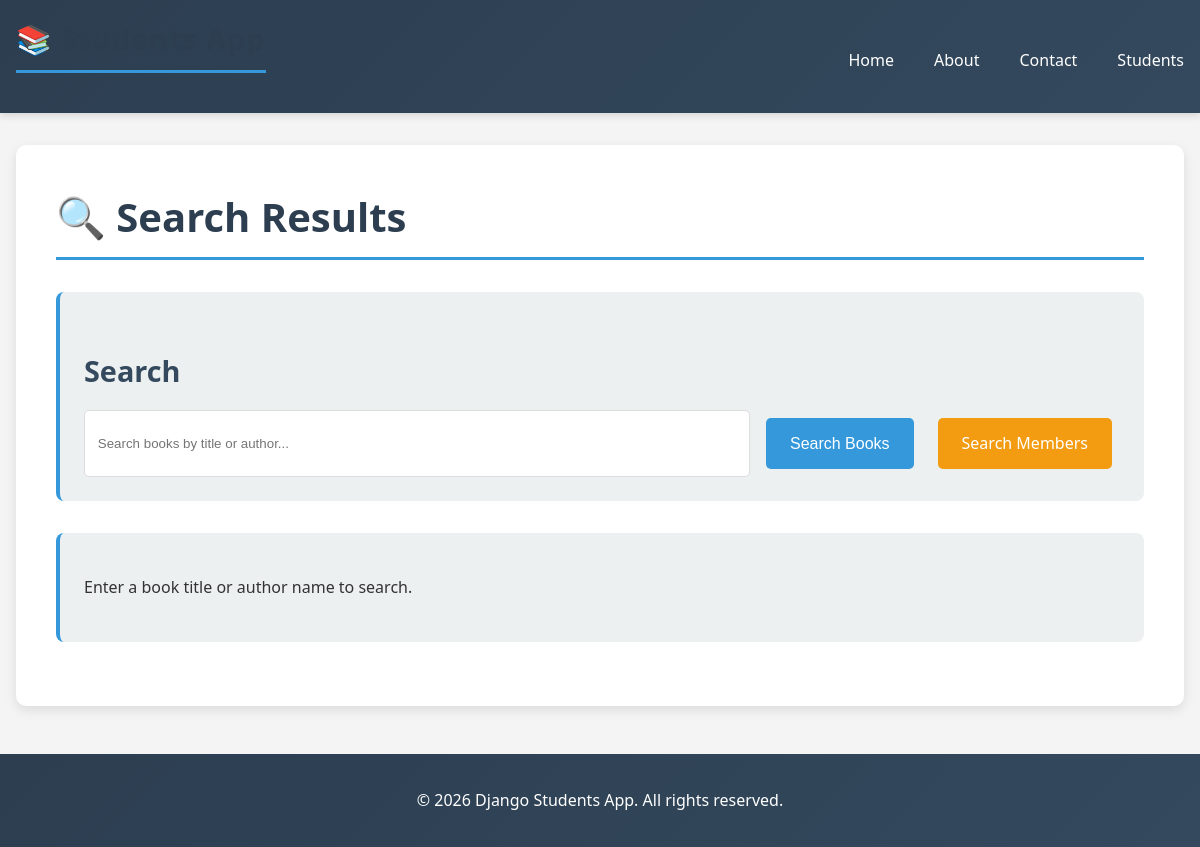
The page /library/search/books/ on the database as committed earlier.
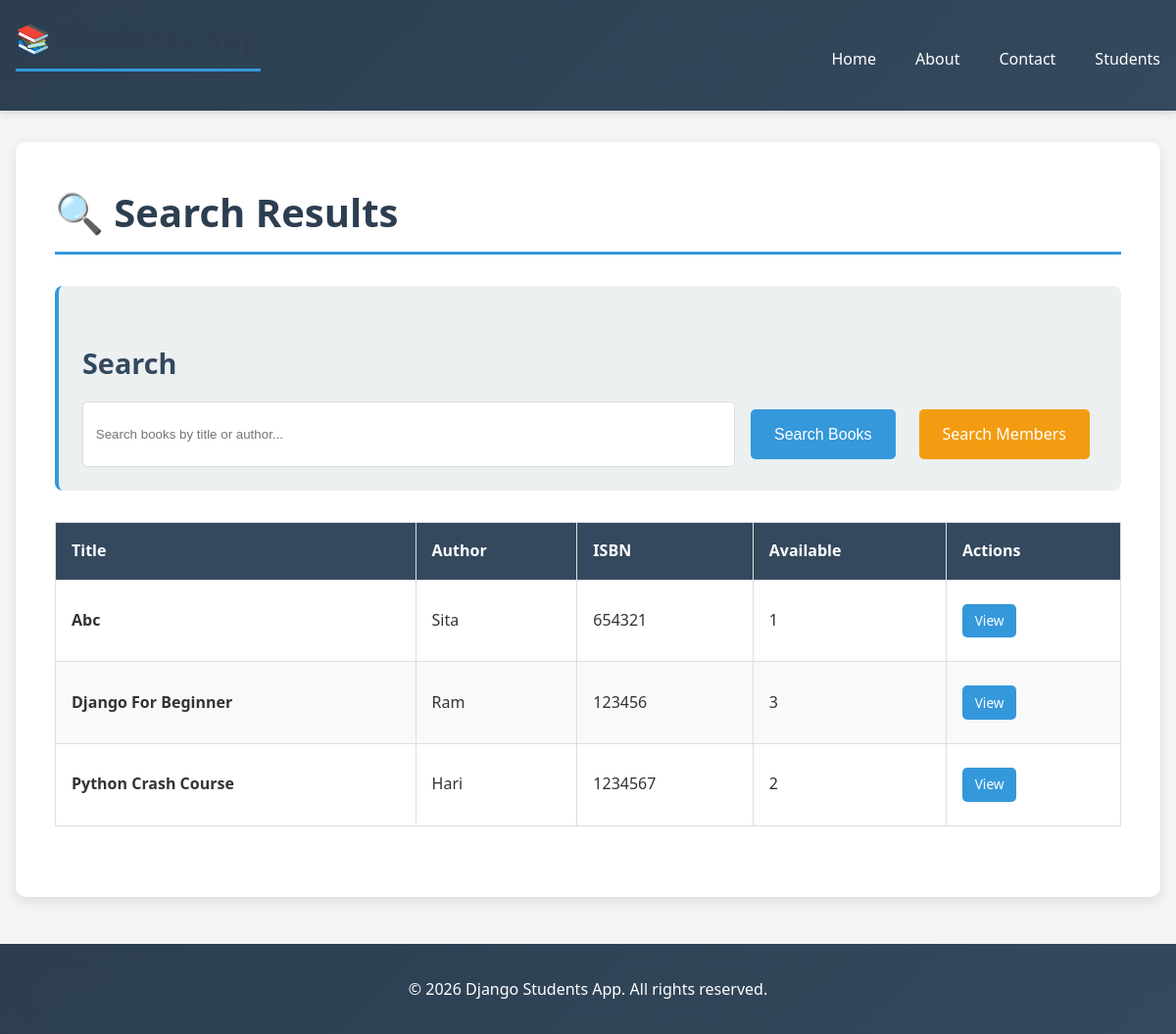
The same page on the database as committed later.
### library/models.py (models this page shows, shortened)
class Book(models.Model):
    title = models.CharField(max_length=200)
    author = models.CharField(max_length=150)
    isbn = models.CharField(max_length=13, unique=True)
    publication_date = models.DateField()
    total_copies = models.IntegerField(default=1)
    available_copies = models.IntegerField(default=1)
    description = models.TextField(blank=True)
    created_at = models.DateTimeField(auto_now_add=True)
    updated_at = models.DateTimeField(auto_now=True)
    class Meta:
        ordering = ['title']

### library/views.py (the view)
# urls.py: path('search/books/', search_books, name='search_books'),
def search_books(request):
    query = request.GET.get('q', '')
    books = Book.objects.all()
    if query:
        books = books.filter(
            title__icontains=query
        ) | books.filter(
            author__icontains=query
        )
    context = {
        'books': books,
        'query': query,
        'search_type': 'Books',
    }
    return render(request, 'library/search_results.html', context)

### library/templates/library/search_results.html (shortened to what this page needs)
{% extends "base.html" %}
{% block content %}
    <h1>🔍 Search Results</h1>
    <div class="info-box" style="margin: 2rem 0;">
        <h2>Search</h2>
        <form method="get" style="display: flex; gap: 1rem;">
            {% if search_type == 'Books' %}
                <input type="text" name="q" value="{{ query }}" placeholder="Search books by title or author..."
                       style="flex: 1; padding: 0.8rem; border: 1px solid #ddd; border-radius: 5px;">
                <button type="submit" class="btn btn-primary">Search Books</button>
                <a href="{% url 'library:search_members' %}" class="btn btn-primary" style="background-color: #f39c12;">
                    Search Members
                </a>
            {% endif %}
        </form>
    </div>
    {% if search_type == 'Books' %}
        {% if books %}
            <table style="width: 100%; border-collapse: collapse; margin: 2rem 0;">
                <thead>
                    <tr style="background-color: #34495e; color: white;">
                        <th style="padding: 1rem; text-align: left; border: 1px solid #ddd;">Title</th>
                        <th style="padding: 1rem; text-align: left; border: 1px solid #ddd;">Author</th>
                        <th style="padding: 1rem; text-align: left; border: 1px solid #ddd;">ISBN</th>
                        <th style="padding: 1rem; text-align: left; border: 1px solid #ddd;">Available</th>
                        <th style="padding: 1rem; text-align: left; border: 1px solid #ddd;">Actions</th>
                    </tr>
                </thead>
                <tbody>
                    {% for book in books %}
                        <tr style="background-color: {% cycle 'white' '#f9f9f9' %}; border: 1px solid #ddd;">
                            <td style="padding: 1rem; border: 1px solid #ddd;">
                                <strong>{{ book.title|title }}</strong>
                            </td>
                            <td style="padding: 1rem; border: 1px solid #ddd;">{{ book.author }}</td>
                            <td style="padding: 1rem; border: 1px solid #ddd;">{{ book.isbn }}</td>
                            <td style="padding: 1rem; border: 1px solid #ddd;">{{ book.available_copies }}</td>
                            <td style="padding: 1rem; border: 1px solid #ddd;">
                                <a href="{% url 'library:book_detail' book.id %}" class="btn btn-primary" style="padding: 0.4rem 0.8rem; font-size: 0.85rem;">View</a>
                            </td>
                        </tr>
                    {% endfor %}
                </tbody>
            </table>
        {% elif query %}
            <div class="warning-box">
                <p>No books found matching "{{ query }}". Try a different search term.</p>
            </div>
        {% else %}
            <div class="info-box">
                <p>Enter a book title or author name to search.</p>
            </div>
        {% endif %}
    {% endif %}
{% endblock %}

Rows that differ between the two databases and show on the page:
added Book: title "Abc", author "Sita", isbn "654321", available_copies "1"
added Book: title "Django For Beginner", author "Ram", isbn "123456", available_copies "3"
added Book: title "Python Crash Course", author "Hari", isbn "1234567", available_copies "2"
Other text that changed with them:
text no longer shown: "Enter a book title or author name to search."
text now shown: "Title Author ISBN Available Actions"
